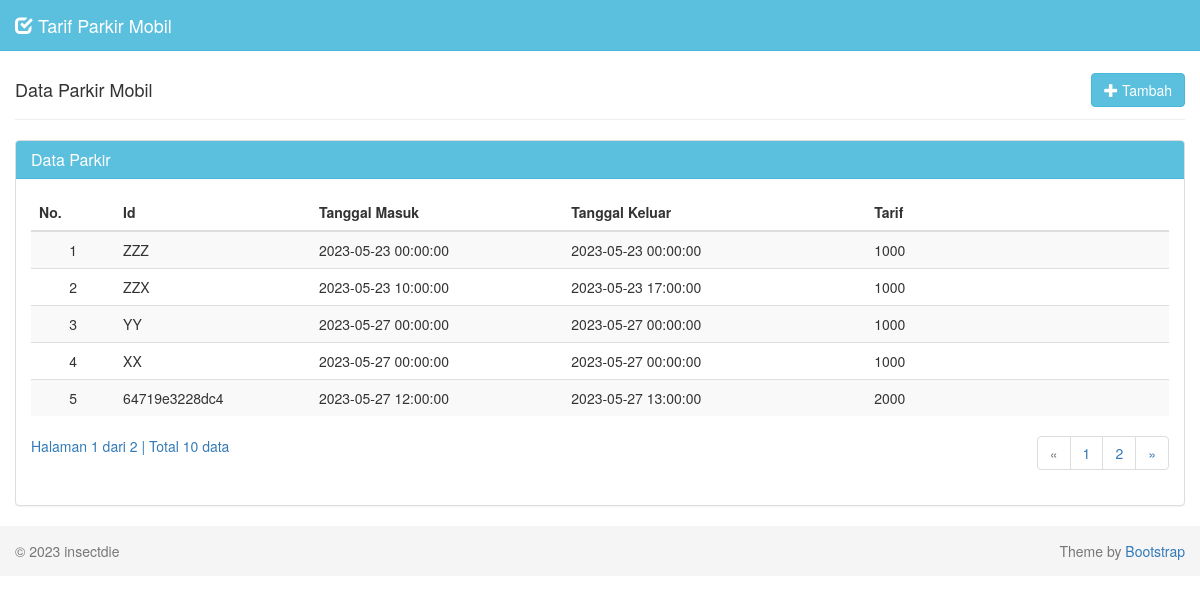
/parking_rates, run on the app's committed database.
### tables this page shows
CREATE TABLE `parking_rates` (
  `id` varchar(255) NOT NULL,
  `jam_masuk` datetime NOT NULL,
  `jam_keluar` datetime NOT NULL,
  `tarif` int(11) NOT NULL,
  `created_at` date NOT NULL DEFAULT current_timestamp()
);

### app/App/View.php (called while the page is built, shortened)
<?php
class View
{
    public static function render(string $view, $model)
    {
        require __DIR__ . '/../View/header.php';
        require __DIR__ . '/../View/' . $view . '.php';
        require __DIR__ . '/../View/footer.php';
    }
}

### app/Controller/ParkingController.php (called while the page is built, shortened)
<?php
class ParkingController
{
    function index() : void
    {
        View::render('Parking/index',[
            "title" => "Tarif Parkir Mobil"
        ]);
    }
}

### public/index.php (called while the page is built, shortened)
<?php
Router::run();

### app/View/Parking/index.php (the view, shortened to what this page needs)
<?php
    $server   = "localhost";
    $username = "root";
    $password = "";
    $database = "test_fullstack";
    $db = mysqli_connect($server, $username, $password, $database);
?>
  <div class="row">
    <div class="col-md-12">
      <div class="page-header">
        <h4>
          Data Parkir Mobil
          <div class="pull-right btn-tambah">
            <form class="form-inline" method="GET" action="/parking_rates_add">
              <a class="btn btn-info" href="/parking_rates_add">
                <i class="glyphicon glyphicon-plus"></i> Tambah
              </a>
            </form>
          </div>
        </h4>
      </div>
      <div class="panel panel-default">
        <div class="panel-heading">
          <h3 class="panel-title">Data Parkir</h3>
        </div>
        <div class="panel-body">
          <div class="table-responsive">
            <table class="table table-striped table-hover">
              <thead>
                <tr>
                  <th>No.</th>
                  <th>Id</th>
                  <th>Tanggal Masuk</th>
                  <th>Tanggal Keluar</th>
                  <th>Tarif</th>
                </tr>
              </thead>
              <tbody>
              <?php
              $batas = 5;
              if (isset($cari)) {
                $jumlah_record = mysqli_query($db, "SELECT * FROM is_siswa
                                                    WHERE nis LIKE '%$cari%' OR nama LIKE '%$cari%'")
                                                    or die('Ada kesalahan pada query jumlah_record: '.mysqli_error($db));
              } else {
                $jumlah_record = mysqli_query($db, "SELECT * FROM parking_rates")
                                                    or die('Ada kesalahan pada query jumlah_record: '.mysqli_error($db));
              }
              $jumlah  = mysqli_num_rows($jumlah_record);
              $halaman = ceil($jumlah / $batas);
              $page    = (isset($_GET['hal'])) ? (int)$_GET['hal'] : 1;
              $mulai   = ($page - 1) * $batas;
              $no = 1;
              if (isset($cari)) {
                $query = mysqli_query($db, "SELECT * FROM is_siswa
                                            WHERE nis LIKE '%$cari%' OR nama LIKE '%$cari%'
                                            ORDER BY nis DESC LIMIT $mulai, $batas")
                                            or die('Ada kesalahan pada query siswa: '.mysqli_error($db));
              } else {
                $query = mysqli_query($db, "SELECT * FROM parking_rates
                                            ORDER BY id DESC LIMIT $mulai, $batas")
                                            or die('Ada kesalahan pada query siswa: '.mysqli_error($db));
              }
              while ($data = mysqli_fetch_assoc($query)) {
                echo "  <tr>
                      <td width='50' class='center'>$no</td>
                      <td width='60'>$data[id]</td>
                      <td width='150'>$data[jam_masuk]</td>
                      <td width='180'>$data[jam_keluar]</td>
                      <td width='180'>$data[tarif]</td>
                    </tr>";
                $no++;
              }
              ?>
              </tbody>
            </table>
            <?php
            if (empty($_GET['hal'])) {
              $halaman_aktif = '1';
            } else {
              $halaman_aktif = $_GET['hal'];
            }
            ?>
            <a>
              Halaman <?php echo $halaman_aktif; ?> dari <?php echo $halaman; ?> |
              Total <?php echo $jumlah; ?> data
            </a>
            <nav>
              <ul class="pagination pull-right">
              <?php
              if ($halaman_aktif<='1') { ?>
                <li class="disabled">
                  <a href="" aria-label="Previous">
                    <span aria-hidden="true">&laquo;</span>
                  </a>
                </li>
              <?php
              }
              ?>
              <?php
              for($x=1; $x<=$halaman; $x++) { ?>
                <li class="">
                  <a href="?hal=<?php echo $x ?>"><?php echo $x ?></a>
                </li>
              <?php
              }
              ?>
              <?php
              if ($halaman_aktif>=$halaman) { ?>
                <li class="disabled">
                  <a href="" aria-label="Next">
                    <span aria-hidden="true">&raquo;</span>
                  </a>
                </li>
              <?php
              } else { ?>
                <li>
                  <a href="?hal=<?php echo $page +1 ?>" aria-label="Next">
                    <span aria-hidden="true">&raquo;</span>
                  </a>
                </li>
              <?php
              }
              ?>
              </ul>
            </nav>
          </div>
        </div>
      </div>
    </div>
  </div>

### app/App/Router.php (shortened to what this page needs)
<?php
class Router
{
    private static array $routes = [];
    public static function add(string $method, string $path, string $controller, string $function, array $middlewares = []): void
    {
        self::$routes[] = [
            'method' => $method,
            'path' => $path,
            'controller' => $controller,
            'function' => $function,
            'middleware' => $middlewares
        ];
    }
    public static function run(): void
    {
        $path = '/';
        if(isset($_SERVER['PATH_INFO'])) {
            $path = $_SERVER['PATH_INFO'];
        }
        $method = $_SERVER['REQUEST_METHOD'];
        foreach (self::$routes as $route) {
            $pattern = "#^" . $route['path'] . "$#";
            if(preg_match($pattern, $path, $variables) && $method == $route['method']) {
                $function = $route['function'];
                $controller = new $route['controller'];
                array_shift($variables);
                call_user_func_array([$controller, $function], $variables);
                return;
            }
        }
    }
}

### app/View/header.php (shortened to what this page needs)
<!DOCTYPE html>
<html lang="en">
  <head>
    <link href="assets/css/bootstrap.min.css" rel="stylesheet">
    <link href="assets/css/datepicker.min.css" rel="stylesheet">
    <link href="assets/css/style.css" rel="stylesheet">
  </head>
  <body>
    <nav class="navbar navbar-default navbar-fixed-top">
      <div class="container-fluid">
        <div class="navbar-header">
          <a class="navbar-brand" href="index.php">
            <i class="glyphicon glyphicon-check"></i>
            <?= $model['title'] ?? 'Full Stack' ?>
          </a>
        </div>
      </div>
    </nav>
    <div class="container-fluid">

### app/View/footer.php (shortened to what this page needs)
</div>
    <footer class="footer">
      <div class="container-fluid">
        <p class="text-muted pull-left">&copy; 2023 insectdie</p>
        <p class="text-muted pull-right ">Theme by <a href="http://www.getbootstrap.com" target="_blank">Bootstrap</a></p>
      </div>
    </footer>
  </body>
</html>

### public/assets/css/style.css (style rules this page uses)
body { padding-top: 40px; }
.navbar-default { background-color: #5bc0de; border-color: #46b8da; }
.navbar-default .navbar-brand { color: #f1f2f7; }
.container-fluid .text-muted { margin: 15px 0; }
.panel-default > .panel-heading { background-color: #5bc0de; border-color: #46b8da; color: #fff; }
.footer { width: 100%; height: 50px; background-color: #f5f5f5; }
.btn-tambah { margin-top: -7px; }
.center { text-align: center; }
.pagination { margin-top: -20px; }

### data on the page
parking_rates: id "ZZZ", jam_masuk "2023-05-23 00:00:00", jam_keluar "2023-05-23 00:00:00", tarif "1000"
parking_rates: id "ZZX", jam_masuk "2023-05-23 10:00:00", jam_keluar "2023-05-23 17:00:00", tarif "1000"
parking_rates: id "YY", jam_masuk "2023-05-27 00:00:00", jam_keluar "2023-05-27 00:00:00", tarif "1000"
parking_rates: id "XX", jam_masuk "2023-05-27 00:00:00", jam_keluar "2023-05-27 00:00:00", tarif "1000"
parking_rates: id "64719e3228dc4", jam_masuk "2023-05-27 12:00:00", jam_keluar "2023-05-27 13:00:00", tarif "2000"

### other printed values
$halaman "2"
$jumlah "10"
